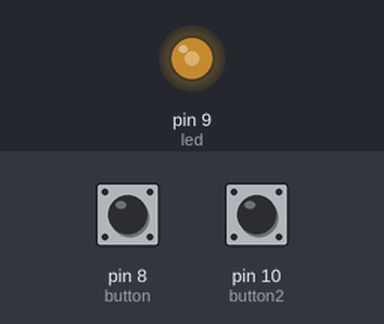
Simulated run of this sketch. Board: Arduino Uno, built with avr-gcc and run on an emulated ATmega328P. Shown: output pins drawn as LEDs (lit = HIGH). The inputs (shaded band) are chosen by the test bench; at power-on: pin 8 (button) HIGH, pin 10 (button2) HIGH.

Above: at 1.2 s.
1.3 s: pin 8 (button) pulled LOW for 0.15 s
At 2.6 s:
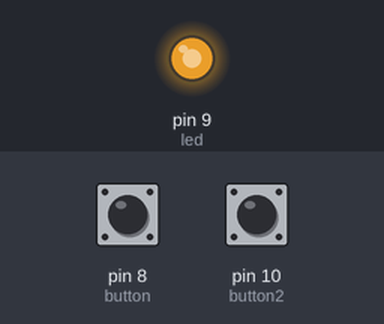
2.9 s: pin 10 (button2) pulled LOW for 1 s
At 4.1 s:
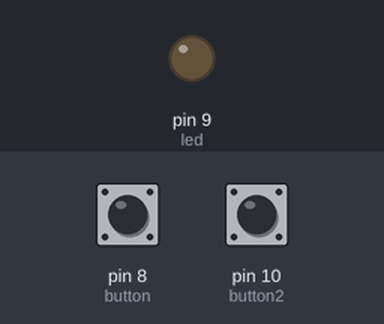
5.4 s: pin 8 (button) pulled LOW for 1 s
At 5.55 s:
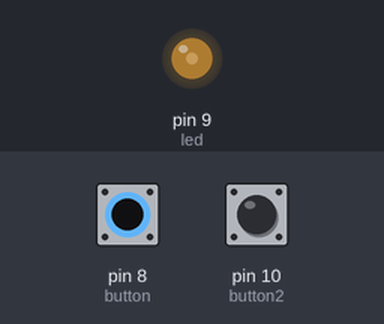
7.9 s: pin 10 (button2) pulled LOW for 0.15 s
At 9.4 s:
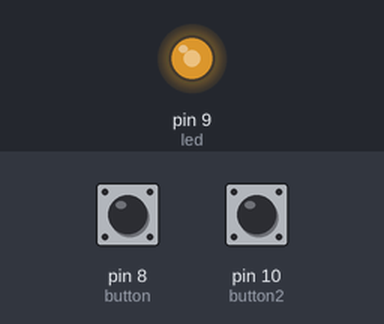
Timing chart, 0 to 10.5 s (numbered marks = the images above; inputs shaded):
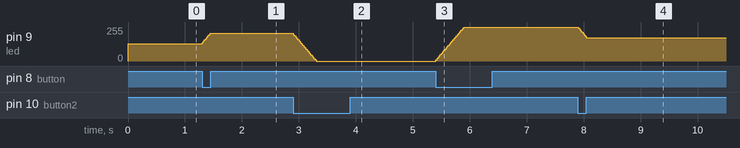

The sketch:

copy_of_one_led_two_push_buttons1.ino
```cpp
int led=9;
int button=8;
int button2=10;
void setup()
{
  pinMode(button,INPUT);
  pinMode(button2,INPUT);
  digitalWrite(button,HIGH);
  digitalWrite(button2,HIGH);
  pinMode(led, OUTPUT);

}
int brightness=128;
void loop()
{
  if(digitalRead(button)== LOW){
   brightness=brightness+10 ;
  }
  else if(digitalRead(button2)== LOW){
   brightness=brightness-10 ;
  }
  brightness= constrain(brightness,0,255);
  analogWrite(led,brightness);
  delay(20);
}
```

Measured:
- after the input at 1.3 s, pin 9 (led): 128/255 → 208/255 at once
- after the input at 2.9 s, pin 9 (led): moves from 208/255 to 0/255 over 0.40 s, starting at once
- after the input at 5.4 s, pin 9 (led): moves from 0/255 to 255/255 over 0.50 s, starting at once
- after the input at 7.9 s, pin 9 (led): 255/255 → 175/255 at once
